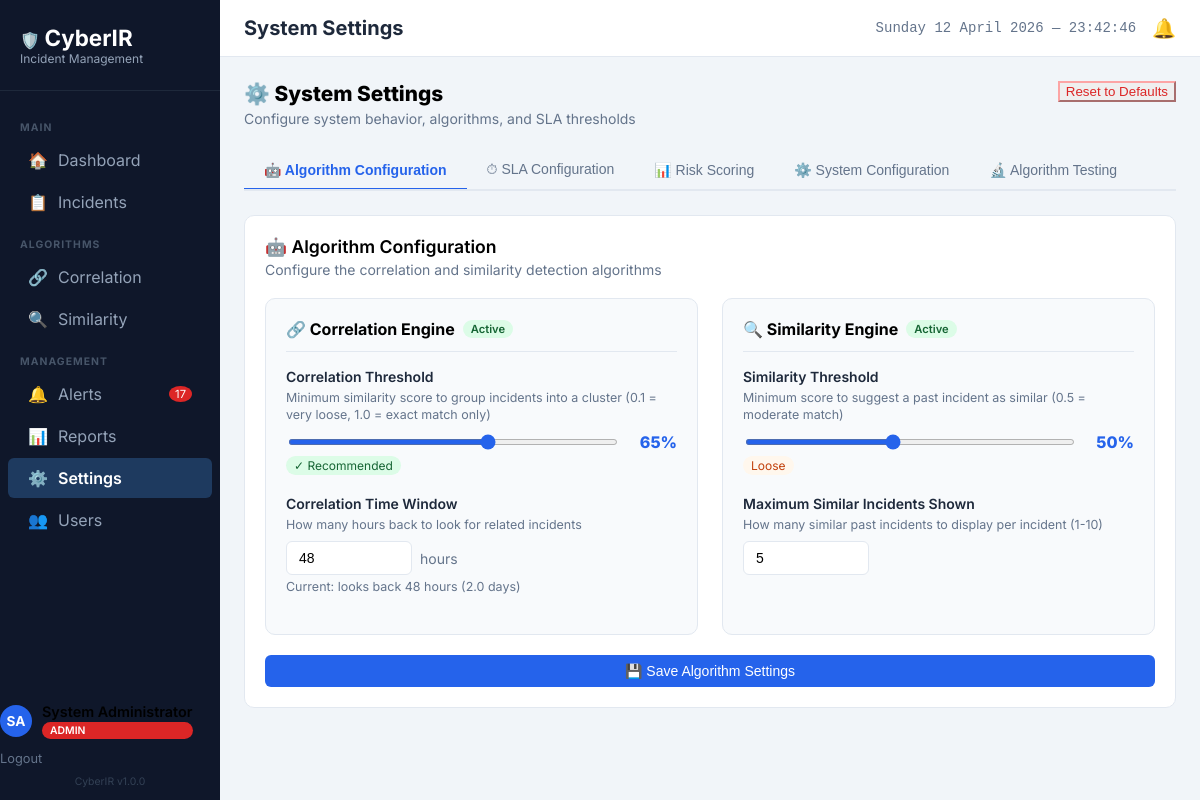
The app's page /settings (signed in) with its own data.
### tables this page shows
CREATE TABLE users (
    id INTEGER PRIMARY KEY AUTOINCREMENT,
    full_name TEXT NOT NULL,
    email TEXT UNIQUE NOT NULL,
    phone_number TEXT,
    password_hash TEXT NOT NULL,
    role TEXT NOT NULL CHECK(role IN ('Admin', 'Analyst', 'Viewer')),
    has_admin_privileges BOOLEAN DEFAULT 0,
    is_active BOOLEAN DEFAULT 1,
    created_at TIMESTAMP DEFAULT CURRENT_TIMESTAMP,
    last_login TIMESTAMP,
    created_by INTEGER REFERENCES users(id)
, avatar_color TEXT DEFAULT "#2563eb");

CREATE TABLE settings (
    id INTEGER PRIMARY KEY AUTOINCREMENT,
    setting_key TEXT UNIQUE NOT NULL,
    setting_value TEXT NOT NULL,
    setting_type TEXT CHECK(setting_type IN ('string','integer','float','boolean')),
    updated_by INTEGER REFERENCES users(id),
    updated_at TIMESTAMP DEFAULT CURRENT_TIMESTAMP
);

### app.py (the view)
@app.route('/settings')
@login_required
def settings_page():
    try:
        if current_user.role != 'Admin':
            flash("Access denied. Settings are only accessible to Admin.", "error")
            return redirect(url_for('dashboard'))
        db = get_db_connection()
        settings_rows = db.execute("SELECT setting_key, setting_value FROM settings").fetchall()
        settings_dict = {}
        for row in settings_rows:
            settings_dict[row['setting_key']] = row['setting_value']
        system_info = {
            'total_incidents': db.execute("SELECT COUNT(*) as c FROM incidents").fetchone()['c'],
            'total_users': db.execute("SELECT COUNT(*) as c FROM users").fetchone()['c'],
            'total_clusters': db.execute("SELECT COUNT(*) as c FROM incident_clusters").fetchone()['c'],
            'total_alerts': db.execute("SELECT COUNT(*) as c FROM alerts").fetchone()['c'],
            'total_activity_logs': db.execute("SELECT COUNT(*) as c FROM activity_logs").fetchone()['c']
        }
        recent_incidents = db.execute("SELECT incident_id, title FROM incidents ORDER BY reported_date DESC LIMIT 20").fetchall()
        return render_template('settings.html', active_page='settings',
                               settings=settings_dict,
                               system_info=system_info,
                               recent_incidents=[dict(r) for r in recent_incidents])
    except Exception as e:
        app.logger.error(f'Error in settings_page: {str(e)}')
        if request.is_json:
            return jsonify({'success': False, 'message': 'An error occurred'}), 500
        flash('An error occurred. Please try again.', 'error')
        return redirect(url_for('dashboard'))

### templates/settings.html (shortened to what this page needs)
{% extends "base.html" %}
{% block page_title %}System Settings{% endblock %}
{% block extra_css %}
<link rel="stylesheet" href="{{ url_for('static', filename='css/settings.css') }}">
{% endblock %}
{% block content %}
<div class="settings-header">
    <div>
        <h2 style="margin:0; font-size: 1.3rem; font-weight: 800;">⚙️ System Settings</h2>
        <div style="color: var(--text-secondary); font-size: 0.875rem; margin-top: 4px;">Configure system behavior, algorithms, and SLA thresholds</div>
    </div>
    <button class="btn btn-outline" style="color: #dc2626; border-color: #fca5a5;" onclick="document.querySelector('.settings-tab[data-panel=\'tab-reset\']')?.click()">Reset to Defaults</button>
</div>
<div class="settings-tabs-nav">
    <button class="settings-tab active" data-panel="tab-algo">🤖 Algorithm Configuration</button>
    <button class="settings-tab" data-panel="tab-sla">⏱ SLA Configuration</button>
    <button class="settings-tab" data-panel="tab-risk">📊 Risk Scoring</button>
    <button class="settings-tab" data-panel="tab-sys">⚙️ System Configuration</button>
    <button class="settings-tab" data-panel="tab-test">🔬 Algorithm Testing</button>
</div>
<div id="tab-algo" class="tab-panel active">
    <div class="algorithm-section" style="background: white; margin-bottom: 24px;">
        <div style="font-weight: 600; font-size: 1.1rem; margin-bottom: 4px;">🤖 Algorithm Configuration</div>
        <div style="color: var(--text-secondary); font-size: 0.875rem; margin-bottom: 20px;">Configure the correlation and similarity detection algorithms</div>
        <div class="two-column-settings-grid">
            <div class="algorithm-section">
                <div class="algorithm-section-title">
                    🔗 Correlation Engine
                    <span class="active-badge">Active</span>
                </div>
                <div class="setting-field">
                    <label class="setting-label">Correlation Threshold</label>
                    <div class="setting-subtext">Minimum similarity score to group incidents into a cluster (0.1 = very loose, 1.0 = exact match only)</div>
                    <div class="range-slider-container">
                        <input type="range" class="range-slider" id="correlation_threshold" min="0.1" max="1.0" step="0.05" value="{{ settings.get('correlation_threshold', 0.65) }}">
                        <div class="range-value-display" id="correlation_thresholdDisplay">{{ (settings.get('correlation_threshold', 0.65)|float * 100)|int }}%</div>
                    </div>
                    <div class="threshold-ind ind-recommended" id="correlation_thresholdInd">✓ Recommended</div>
                </div>
                <div class="setting-field">
                    <label class="setting-label">Correlation Time Window</label>
                    <div class="setting-subtext">How many hours back to look for related incidents</div>
                    <div class="number-input-with-unit">
                        <input type="number" class="number-input" id="correlation_time_window" min="1" max="168" value="{{ settings.get('correlation_time_window_hours', 48) }}">
                        <span class="unit-label">hours</span>
                    </div>
                    <div class="helper-text" id="corrTimeHelper">Current: looks back {{ settings.get('correlation_time_window_hours', 48) }} hours ({{ (settings.get('correlation_time_window_hours', 48)|float / 24)|round(1) }} days)</div>
                </div>
            </div>
            <div class="algorithm-section">
                <div class="algorithm-section-title">
                    🔍 Similarity Engine
                    <span class="active-badge">Active</span>
                </div>
                <div class="setting-field">
                    <label class="setting-label">Similarity Threshold</label>
                    <div class="setting-subtext">Minimum score to suggest a past incident as similar (0.5 = moderate match)</div>
                    <div class="range-slider-container">
                        <input type="range" class="range-slider" id="similarity_threshold" min="0.1" max="1.0" step="0.05" value="{{ settings.get('similarity_threshold', 0.5) }}">
                        <div class="range-value-display" id="similarity_thresholdDisplay">{{ (settings.get('similarity_threshold', 0.5)|float * 100)|int }}%</div>
                    </div>
                    <div class="threshold-ind ind-loose" id="similarity_thresholdInd">Loose</div>
                </div>
                <div class="setting-field">
                    <label class="setting-label">Maximum Similar Incidents Shown</label>
                    <div class="setting-subtext">How many similar past incidents to display per incident (1-10)</div>
                    <div class="number-input-with-unit">
                        <input type="number" class="number-input" id="similarity_result_limit" min="1" max="10" value="{{ settings.get('similarity_result_limit', 5) }}">
                    </div>
                </div>
            </div>
        </div>
        <button id="saveAlgorithmBtn" class="btn btn-primary" style="width: 100%; margin-top: 20px;">💾 Save Algorithm Settings</button>
    </div>
</div>
{% endblock %}

### templates/base.html (shortened to what this page needs)
<!DOCTYPE html>
<html lang="en">
<head>
    <link rel="stylesheet" href="{{ url_for('static', filename='css/base.css') }}">
    {% block extra_css %}{% endblock %}
</head>
<body>
    <div class="sidebar">
        <div class="logo-area">
            🛡️ <span class="logo-text">CyberIR</span>
            <div class="subtitle">Incident Management</div>
        </div>
        <nav class="nav-links">
            <div class="nav-section-label">Main</div>
            <a href="{{ url_for('dashboard') }}" class="{{ 'active' if active_page == 'dashboard' else '' }}">
                <span class="icon">🏠</span> Dashboard
            </a>
            <a href="/incidents" class="{{ 'active' if active_page == 'incidents' else '' }}">
                <span class="icon">📋</span> Incidents
            </a>
            <div class="nav-section-label">Algorithms</div>
            <a href="/correlation" class="{{ 'active' if active_page == 'correlation' else '' }}">
                <span class="icon">🔗</span> Correlation
            </a>
            <a href="/similarity" class="{{ 'active' if active_page == 'similarity' else '' }}">
                <span class="icon">🔍</span> Similarity
            </a>
            <div class="nav-section-label">Management</div>
            <a href="/alerts" class="{{ 'active' if active_page == 'alerts' else '' }}">
                <span class="icon">🔔</span> Alerts
                {% if unread_alerts_count > 0 %}
                <span class="alert-badge" id="sidebarAlertBadge">{{ unread_alerts_count }}</span>
                {% else %}
                <span class="alert-badge" id="sidebarAlertBadge" style="display:none">0</span>
                {% endif %}
            </a>
            {% if current_user.has_admin_privileges or current_user.role == 'Admin' %}
            <a href="/reports" class="{{ 'active' if active_page == 'reports' else '' }}">
                <span class="icon">📊</span> Reports
            </a>
            {% endif %}
            {% if current_user.role == 'Admin' %}
            <a href="/settings" class="{{ 'active' if active_page == 'settings' else '' }}">
                <span class="icon">⚙️</span> Settings
            </a>
            <a href="/users" class="{{ 'active' if active_page == 'users' else '' }}">
                <span class="icon">👥</span> Users
            </a>
            {% endif %}
        </nav>
        <div class="sidebar-user">
            <a href="/profile" class="sidebar-user-link" style="display:flex; align-items:center; gap:10px; text-decoration:none; color:inherit;">
                {% set initials = current_user.full_name[0].upper() ~ (current_user.full_name.split()[-1][0].upper() if current_user.full_name.split()|length > 1 else '') %}
                <div class="avatar-circle" id="sidebarAvatar" style="background: {{ current_user.avatar_color if current_user.avatar_color else '#2563eb' }}; width: 32px; height: 32px; border-radius: 50%; display: flex; align-items: center; justify-content: center; color: white; font-weight: 700; font-size: 0.85rem; flex-shrink: 0;">
                    {{ initials }}
                </div>
                <div class="sidebar-user-info" style="display:flex; flex-direction:column; min-width:0;">
                    <div class="sidebar-user-name" id="sidebarUserName" style="font-weight: 600; font-size: 0.9rem; white-space: nowrap; overflow: hidden; text-overflow: ellipsis;">
                        {{ current_user.full_name }}
                    </div>
                    <span class="role-badge role-{{ current_user.role|lower }}" style="margin-top:2px;">
                        {{ current_user.role }}
                    </span>
                </div>
            </a>
            <a href="/auth/logout" class="sidebar-logout" style="font-size:0.8rem; color:var(--text-secondary); text-decoration:none; margin-top:12px; display:inline-block;">
                Logout
            </a>
        </div>
        <div class="sidebar-version">
            {{ app_name }} v{{ app_version }}
        </div>
    </div>
    <div class="main-wrapper">
        <header class="top-header">
            <div style="display:flex; align-items:center;">
                <h1 class="page-title">{% block page_title %}{% endblock %}</h1>
            </div>
            <div class="header-right flex gap-3 align-center">
                <div class="datetime" id="liveClock"></div>
                <a href="/alerts" class="notification-icon">🔔</a>
            </div>
        </header>
        <main class="content-area">
            {% block content %}{% endblock %}
        </main>
    </div>
</body>
</html>

### records on screen
users: full_name "System Administrator", role "ADMIN"
settings: setting_value "CyberIR"
settings: get "0.65", setting_value "65"
settings: get "48", setting_value "2.0"
settings: get "0.5", setting_value "50"

### other values on screen
{{ unread_alerts_count }} "17"
{{ initials }} "SA"
{{ app_version }} "1.0.0"
